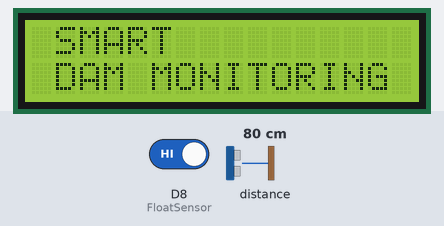
Simulated run of this sketch. Board: ESP8266 (NodeMCU). Shown: 16×2 character LCD. Wiring (inferred from the names in the program): ultrasonic range finder: trigger D4; echo D3. The test bench sets the inputs (shaded band); at power-on: D8 (FloatSensor) HIGH, distance to the obstacle 80 cm. The echo pulse lasts 58.3 µs per cm; the modem accepts every AT command (registered, SIM ready, sends succeed) and sends nothing else; what the sketch prints to the serial monitor is not drawn.

Above: at 2.2 s.
6.4 s: D8 (FloatSensor) driven LOW
At 13.7 s:
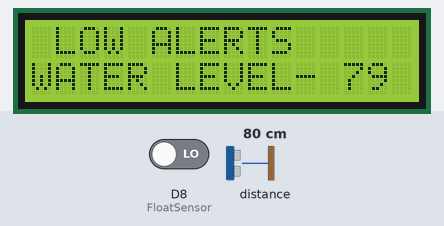
28.4 s: distance to the obstacle set to 2 cm
At 29.0 s:
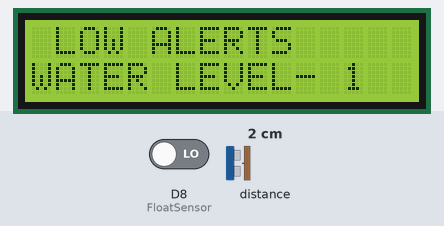
30.2 s: distance to the obstacle set to 35 cm
At 37.8 s:
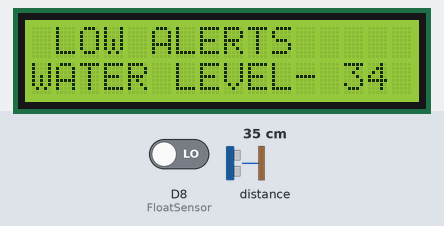
52.2 s: D8 (FloatSensor) driven HIGH
At 61.4 s:
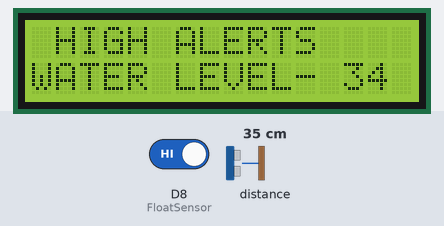
74.2 s: distance to the obstacle set to 4 cm
At 75.3 s:
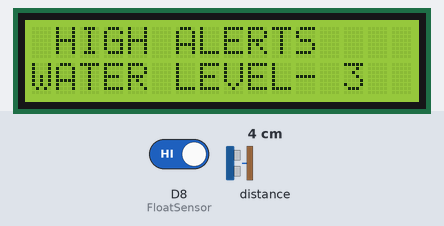
Timing chart, 0 to 77.2 s (numbered marks = the images above; inputs shaded):
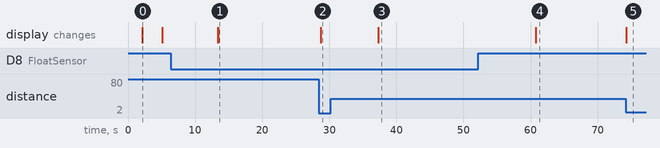

The sketch:

ESP8266_Ultersonic_Float_Sensor_GSM.ino
```cpp
#include <ESP8266WiFi.h>
#include <LiquidCrystal_I2C.h>
#include <Wire.h>
#include <SoftwareSerial.h>


SoftwareSerial gsmSerial(D6, D7);

LiquidCrystal_I2C lcd(0x27, 16, 2);

int FloatSensor = D8;  //A0 pin
int buttonState = 1;
const int trigPin1 = D4;
const int echoPin1 = D3;

const String alertNumber = "+91xxxxxxxxxx";
const String rescueNumber = "+91xxxxxxxxxx";

unsigned long startMillis;
unsigned long currentMillis;
const unsigned long period = 10000;
long duration1;
int distance1;

bool alertSent_FloatSensor = false;
bool alertSent_Distance = false;

void setup() {
  Serial.begin(9600);
  gsmSerial.begin(9600);
  Wire.begin(D2, D1);
  pinMode(FloatSensor, INPUT_PULLUP);

  lcd.init();
  lcd.backlight();
  lcd.setCursor(0, 0);
  lcd.print(" WELCOME TO");
  lcd.setCursor(0, 1);
  lcd.print(" OUR PROJECTS");
  delay(2000);
  lcd.clear();
  lcd.setCursor(0, 0);
  lcd.print(" SMART");
  lcd.setCursor(0, 1);
  lcd.print(" DAM MONITORING");
  delay(3000);
  lcd.clear();
  pinMode(trigPin1, OUTPUT);
  pinMode(echoPin1, INPUT);
  startMillis = millis();
}

void loop() {

  digitalWrite(trigPin1, LOW);
  delayMicroseconds(2);
  digitalWrite(trigPin1, HIGH);
  delayMicroseconds(10);
  digitalWrite(trigPin1, LOW);
  duration1 = pulseIn(echoPin1, HIGH);
  distance1 = duration1 * 0.034 / 2;
  Serial.print("Distance: ");
  Serial.println(distance1);

  buttonState = digitalRead(FloatSensor);


  if (buttonState == HIGH) {
    if (!alertSent_FloatSensor) {
      Serial.println("WATER LEVEL - HIGH");
      sendMessage(alertNumber, "Flood Alert! Water level has crossed the danger limit.");
      sendMessage(rescueNumber, "URGENT RESCUE ALERT: Water level at the dam is critical. Immediate assistance required.");
      alertSent_FloatSensor = true;
    }

    lcd.clear();
    lcd.setCursor(0, 0);
    lcd.print(" HIGH ALERTS");
    lcd.setCursor(0, 1);
    lcd.print("WATER LEVEL-");
    lcd.setCursor(13, 1);
    lcd.print(distance1);
  } else {
    alertSent_FloatSensor = false;


    Serial.println("WATER LEVEL - LOW");
    lcd.clear();
    lcd.setCursor(0, 0);
    lcd.print(" LOW ALERTS");
    lcd.setCursor(0, 1);
    lcd.print("WATER LEVEL-");
    lcd.setCursor(13, 1);
    lcd.print(distance1);
    delay(300);
  }

  if (distance1 < 10) {
    if (!alertSent_Distance) {
      sendMessage(alertNumber, "Flood Alert! Water level has crossed the 10% danger limit.");
      sendMessage(rescueNumber, "RESCUE TEAM: Water level is critically high (10% over threshold). Prepare for deployment.");
      alertSent_Distance = true;
    }
  } else {
    alertSent_Distance = false;
  }
}

void sendMessage(String phoneNumber, String message) {
  Serial.print("Attempting to send SMS to ");
  Serial.println(phoneNumber);

  gsmSerial.println("AT+CMGF=1");
  delay(1000);

  gsmSerial.print("AT+CMGS=\"");
  gsmSerial.print(phoneNumber);
  gsmSerial.println("\"");
  delay(1000);

  if (gsmSerial.find(">")) {
    Serial.println("Module ready to send message...");
    gsmSerial.println(message);
    delay(100);
    gsmSerial.write((char)26);
    delay(2000);

    if (gsmSerial.find("OK")) {
      Serial.println("SMS sent successfully.");
    } else {
      Serial.println("SMS failed to send. GSM module did not return 'OK'.");
    }
  } else {
    Serial.println("GSM module not ready. Failed to send message.");
  }
}
```

Measured:
- after the input at 6.4 s, the display: first differs from a run without the input after 7.0 s (image 1)
- after the input at 28.4 s, the display: changes after 0.36 s (image 2)
- after the input at 30.2 s, the display: changes after 7.1 s (image 3)
- after the input at 52.2 s, the display: changes after 8.6 s (image 4)
- after the input at 74.2 s, the display: changes after 0.05 s (image 5)
- what the display in image 0 shows lasts 3.0 s, from 2.1 s to 5.1 s
